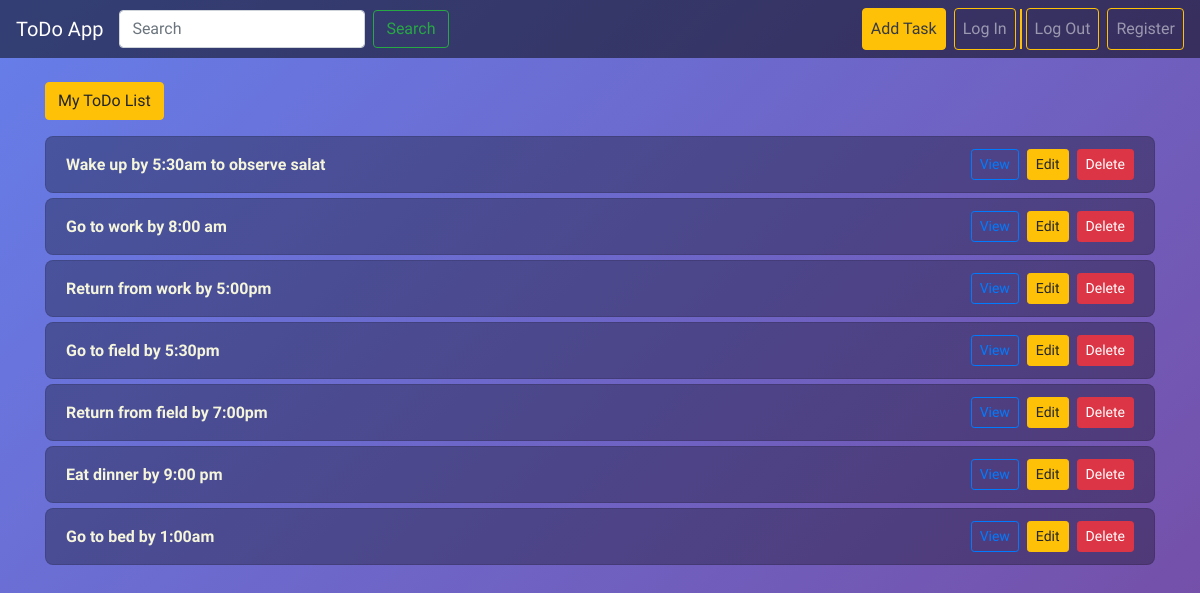
Before: / (signed in) with the older database file.
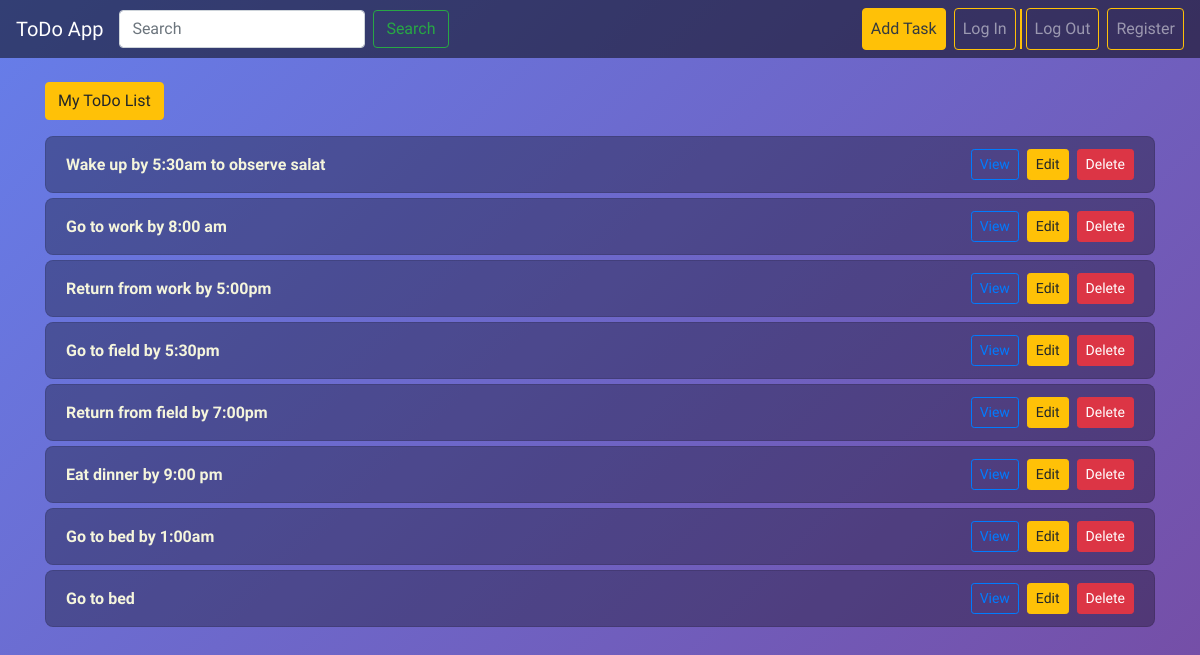
After: the same page with the newer database file.
### todo/models.py (models this page shows, shortened)
class Task(models.Model):
    user = models.ForeignKey(User, blank=True, null=True, on_delete=models.SET_NULL)
    title = models.CharField(max_length=100, null=True)
    slug = models.SlugField(unique=True, blank=True, null=True)
    completed = models.BooleanField(default=False)
    date_created = models.DateTimeField(auto_now_add=True, null=True)
    updated = models.DateTimeField(auto_now=True, null=True)
    objects = TaskManager()
    def get_absolute_url(self):
        return reverse('todo:details', kwargs={'slug' : self.slug})
    def get_edit_url(self):
        return reverse('todo:update', kwargs={'id' : self.id})
    def get_delete_url(self):
        return reverse('todo:delete', kwargs={'id' : self.id})

### todo/views.py (the view)
# urls.py: path('', tasks, name='all-tasks'),
@login_required
def tasks(request):
    tasks = Task.objects.filter(user=request.user)
    context = {'tasks' : tasks}
    return render(request, "todo/home.html", context)

### todo/models.py (called while the page is built)
    def get_queryset(self):
        return TaskQueryset(self.model, using=self._db)

### todo/templates/todo/home.html (shortened to what this page needs)
{% extends "todo/main.html" %}
{% block content %}
<div class="container mt-4">
    <h1 <a href="{% url 'todo:all-tasks' %}" class="btn btn-warning mb-3">My ToDo List</a></h1>
    <ul class="list-group">
        {% for task in tasks %}
            {% if task.title %}
                <li class="list-group-item d-flex justify-content-between align-items-center" style="background: rgba(0,0,0,0.3); color: beige; border-radius: 8px; margin-bottom:5px;">
                    <strong>{{ task.title }}</strong>
                    <div>
                        <a class="btn btn-sm btn-outline-primary ml-2" href="{{ task.get_absolute_url }}">View</a>
                        <a class="btn btn-sm btn-warning ml-1" href="{{ task.get_edit_url }}">Edit</a>
                        <a class="btn btn-sm btn-danger ml-1" href="{{ task.get_delete_url }}">Delete</a>
                    </div>
                </li>
            {% endif %}
        {% endfor %}
    </ul>
</div>
{% endblock %}

Changed rows visible on the page:
added Task: title "Go to bed"
